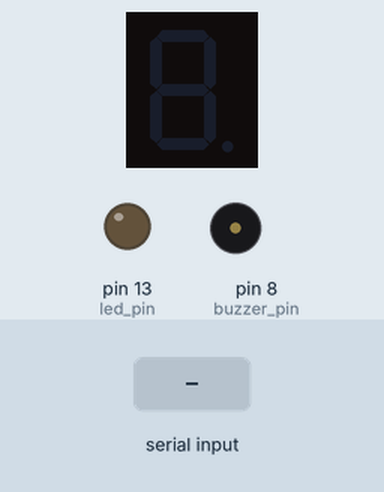
This sketch was run on a simulated Arduino Uno, built with avr-gcc and run on an emulated ATmega328P. Parts: 1-digit seven-segment display, output pins drawn as LEDs (lit = HIGH), buzzer (waves = sounding). Wiring (inferred from the names in the program): 1-digit 7-segment display, segments lit when HIGH: segments pin 7, pin 6, pin 4, pin 3, pin 2, pin 9, pin 10. Inputs (shaded band) come from the test bench. The segment pins are drawn as the display they are named for; pins used as bus, display or sensor lines are not drawn.

Above: at 1.2 s.
1.3 s: "1" received over Serial
At 2.1 s:
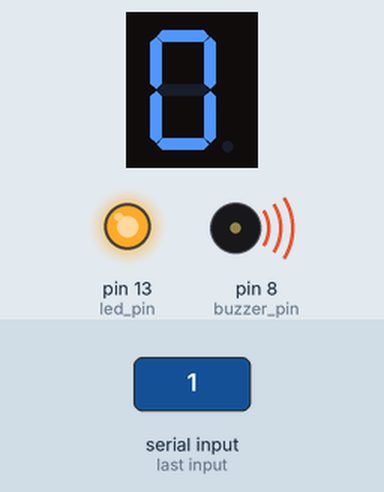
10.3 s: "0" received over Serial
At 11.6 s:
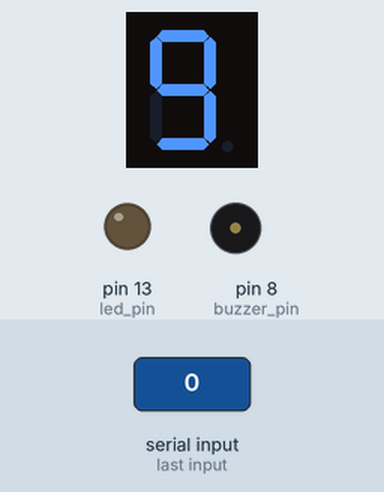
Timing chart, 0 to 13.3 s (numbered marks = the images above; inputs shaded):
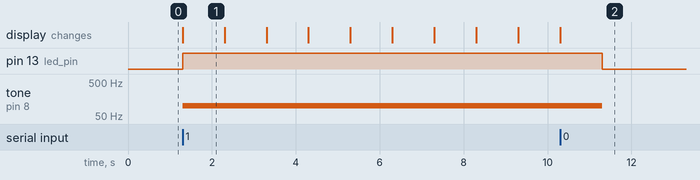

The sketch:

PICKLE_RICK_FINAL_ARD_.ino
```cpp
const int led_pin = 13;    // Initializing the LED pin
const int buzzer_pin = 8;// Initializing the Buzzer pin
const int A = 7;   //Defines all pins on the Arduino Uno board in order of connection.
const int B = 6;
const int C = 4;
const int D = 3;
const int E = 2;
const int F = 9;
const int G = 10;

byte num0 = 0x3F;
byte num1 = 0x6;
byte num2 = 0x5B;
byte num3 = 0x4F;
byte num4 = 0x66;
byte num5 = 0x6D;
byte num6 = 0x7C;
byte num7 = 0x7;
byte num8 = 0x7F;
byte num9 = 0x6F;

void on(byte num)   // This function turns on the correct pins to display numbers passed to it...through the variable "num"
{
  int result = bitRead(num, 0);  // Read the first binary entry in num and stores it in result.

      if (result == 1)  // Check to see if this segment should be on.

    {digitalWrite(A, HIGH);}   // Turns on the segment.
    else   // Otherwise, it turns it off.
    {digitalWrite(A, LOW);}  // Turns segment off.

      result = bitRead( num, 1);  // Same thing for the 6 remaining segments.

      if (result == 1)

    {digitalWrite(B, HIGH);}
    else
    {digitalWrite(B, LOW);}
    result = bitRead( num, 2);

      if (result == 1)

    {digitalWrite(C, HIGH);}
    else
    {digitalWrite(C, LOW);}
   result = bitRead( num, 3);

      if (result == 1)

    {digitalWrite(D, HIGH);}
    else
    {digitalWrite(D, LOW);}
   result = bitRead( num, 4);

      if (result == 1)
    {digitalWrite(E, HIGH);}
    else
    {digitalWrite(E, LOW);}

   result = bitRead( num, 5);
      if (result == 1)
    {digitalWrite(F, HIGH);}
    else
    {digitalWrite(F, LOW);}

   result = bitRead( num, 6);
      if (result == 1)
    {digitalWrite(G, HIGH);}
    else
    {digitalWrite(G, LOW);}
  }

void setup ( ) {

pinMode(led_pin, OUTPUT);// Declaring the LED pin as output pin
pinMode(buzzer_pin, OUTPUT);
  pinMode(A, OUTPUT); // Making all pins outputs
  pinMode(B, OUTPUT);
  pinMode(C, OUTPUT);
  pinMode(D, OUTPUT);
  pinMode(E, OUTPUT);
  pinMode(F, OUTPUT);
  pinMode(G, OUTPUT);
  pinMode(10,OUTPUT);
Serial.begin(9600);       // Starting the serial communication at 9600 baud rate
}

void loop ( ) {
if (Serial.available ( ) > 0) {   // Checking if the Processing IDE has send a value or not
char state = Serial.read ( );    // Reading the data received and saving in the state variable

if(state == '1'){             // If received data is '1', then turn on LED
tone(buzzer_pin, 100);
digitalWrite (led_pin, HIGH);


{
on(num0);   // Passing "num0" to the function  "on()" defined above to display "0"
 delay(1000);   // Delay for 1 second to see the "0"
  on(num1);  // Change to "1"
  delay(1000);
  on(num2);
  delay(1000);
  on(num3);
  delay(1000);
  on(num4);
  delay(1000);
  on(num5);
  delay(1000);
  on(num6);
  delay(1000);
  on(num7);
  delay(1000);
  on(num8);
  delay(1000);
  on(num9);
  delay(1000);}
}

if (state == '0') {     // If received data is '0', then turn off led
noTone(buzzer_pin);
digitalWrite (led_pin, LOW);

}
}}
```

Measured:
- after the input at 1.3 s, pin 13 (led_pin): LOW → HIGH at once; tone on pin 8 (buzzer_pin): silent → 100 Hz at once; the display: changes at once (image 1)
- after the input at 10.3 s, pin 13 (led_pin): HIGH → LOW after 1.0 s; tone on pin 8 (buzzer_pin): 100 Hz → silent after 1.0 s
- what the display in image 1 shows lasts 1.0 s, from 1.3 s to 2.3 s
